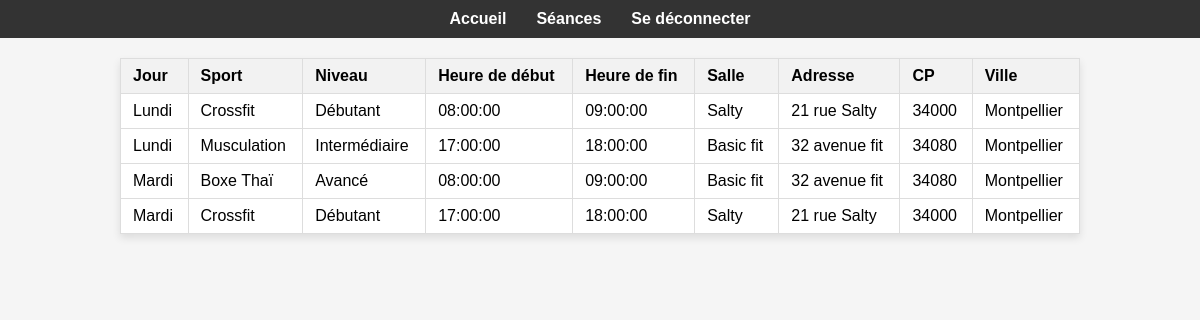
Screenshot of /MyCoach/php/seance.php (signed in) with the database file from the repository.
### tables this page shows
CREATE TABLE `seance` (
  `id` int(11) NOT NULL,
  `nom` varchar(255) DEFAULT NULL,
  `description` varchar(255) DEFAULT NULL,
  `image` varchar(255) DEFAULT NULL,
  `sport_id` int(11) DEFAULT NULL,
  `niveau_id` int(11) DEFAULT NULL,
  `salle_id` int(11) DEFAULT NULL,
  `jour_id` int(11) DEFAULT NULL,
  `heure_debut` time DEFAULT NULL,
  `heure_fin` time DEFAULT NULL,
  `cp` varchar(10) DEFAULT NULL,
  `adresse` varchar(100) DEFAULT NULL
);

CREATE TABLE `jour` (
  `id` int(11) NOT NULL,
  `nom` varchar(255) DEFAULT NULL
);

CREATE TABLE `sport` (
  `id` int(11) NOT NULL,
  `nom` varchar(255) DEFAULT NULL
);

CREATE TABLE `niveau` (
  `id` int(11) NOT NULL,
  `libelle` varchar(255) DEFAULT NULL
);

CREATE TABLE `salle` (
  `id` int(11) NOT NULL,
  `nom` varchar(255) DEFAULT NULL,
  `ville` varchar(255) DEFAULT NULL,
  `adresse` varchar(255) DEFAULT NULL,
  `cp` varchar(10) DEFAULT NULL
);

### MyCoach/php/seance.php (the view, shortened to what this page needs)
<!DOCTYPE html>
<html lang="en">
<head>
    <link rel="stylesheet" href="../css/seance-styles.css">
</head>
<body>
<?php include '../php/navbar.php'; ?>
<?php
require 'config.php';
$query = "
    SELECT
        Seance.heure_debut,
        Seance.heure_fin,
        Jour.nom AS jour,
        Salle.nom AS salle,
        Salle.ville,
        Salle.adresse,
        Salle.cp,
        Niveau.libelle AS niveau,
        Sport.nom AS sport
    FROM Seance
    JOIN Jour ON Seance.jour_id = Jour.id
    JOIN Salle ON Seance.salle_id = Salle.id
    JOIN Niveau ON Seance.niveau_id = Niveau.id
    JOIN Sport ON Seance.sport_id = Sport.id
    ORDER BY Jour.nom, Seance.heure_debut;
";
$result = $pdo->query($query);
?>
<table border="1">
    <thead>
        <tr>
            <th>Jour</th>
            <th>Sport</th>
            <th>Niveau</th>
            <th>Heure de début</th>
            <th>Heure de fin</th>
            <th>Salle</th>
            <th>Adresse</th>
            <th>CP</th>
            <th>Ville</th>
        </tr>
    </thead>
    <tbody>
    <?php while ($row = $result->fetch(PDO::FETCH_ASSOC)): ?>
<tr>
    <td><?php echo htmlspecialchars($row['jour']); ?></td>
    <td><?php echo htmlspecialchars($row['sport']); ?></td>
    <td><?php echo htmlspecialchars($row['niveau']); ?></td>
    <td><?php echo htmlspecialchars($row['heure_debut']); ?></td>
    <td><?php echo htmlspecialchars($row['heure_fin']); ?></td>
    <td><?php echo htmlspecialchars($row['salle']); ?></td>
    <td><?php echo htmlspecialchars($row['adresse']); ?></td>
    <td><?php echo htmlspecialchars($row['cp']); ?></td>
    <td><?php echo htmlspecialchars($row['ville']); ?></td>
</tr>
<?php endwhile; ?>
    </tbody>
</table>
</body>
</html>

### MyCoach/php/navbar.php (shortened to what this page needs)
<nav class="navbar">
    <ul>
        <li><a href="../php/index.php">Accueil</a></li>
        <?php if (isset($_SESSION['user_id'])): ?>
            <li><a href="../php/seance.php">Séances</a></li>
            <li><a href="../php/logout.php">Se déconnecter</a></li>
        <?php else: ?>
            <li><a href="../php/login.php">Se connecter</a></li>
            <li><a href="../php/register.php">Pas encore inscrit ? Clique ici</a></li>
        <?php endif; ?>
    </ul>
</nav>

### MyCoach/css/seance-styles.css (style rules this page uses)
body { font-family: Arial, sans-serif; margin: 0; padding: 0; background-color: #f5f5f5; }
.navbar { background-color: #333; padding: 10px 0; }
.navbar ul { list-style-type: none; margin: 0; padding: 0; display: flex; justify-content: center; }
.navbar li { margin: 0 15px; }
.navbar a { color: white; text-decoration: none; font-weight: bold; transition: color 0.2s; }
table { border-collapse: collapse; margin: 20px auto; width: 80%; background-color: #fff; box-shadow: 0 4px 8px rgba(0, 0, 0, 0.1); }
table th, table td { border: 1px solid #ddd; padding: 8px 12px; text-align: left; }
table th { background-color: #f2f2f2; }

### rows the page displays
seance: jour.nom "Lundi", sport.nom "Crossfit", niveau.libelle "Débutant", heure_debut "08:00:00", heure_fin "09:00:00", salle.nom "Salty", salle.adresse "21 rue Salty", salle.cp "34000", salle.ville "Montpellier"
seance: jour.nom "Lundi", sport.nom "Musculation", niveau.libelle "Intermédiaire", heure_debut "17:00:00", heure_fin "18:00:00", salle.nom "Basic fit", salle.adresse "32 avenue fit", salle.cp "34080", salle.ville "Montpellier"
seance: jour.nom "Mardi", sport.nom "Boxe Thaï", niveau.libelle "Avancé", heure_debut "08:00:00", heure_fin "09:00:00", salle.nom "Basic fit", salle.adresse "32 avenue fit", salle.cp "34080", salle.ville "Montpellier"
seance: jour.nom "Mardi", sport.nom "Crossfit", niveau.libelle "Débutant", heure_debut "17:00:00", heure_fin "18:00:00", salle.nom "Salty", salle.adresse "21 rue Salty", salle.cp "34000", salle.ville "Montpellier"
